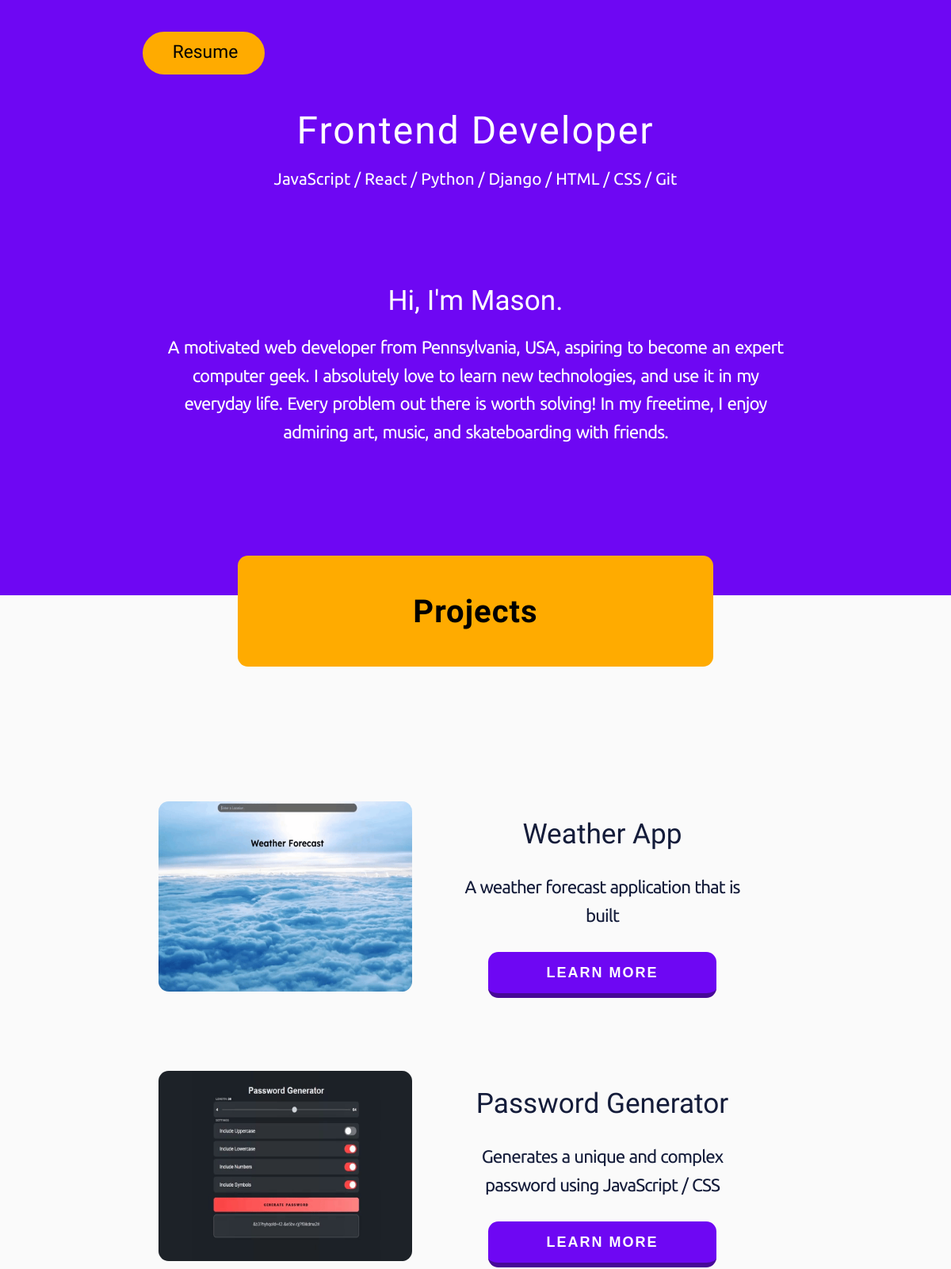
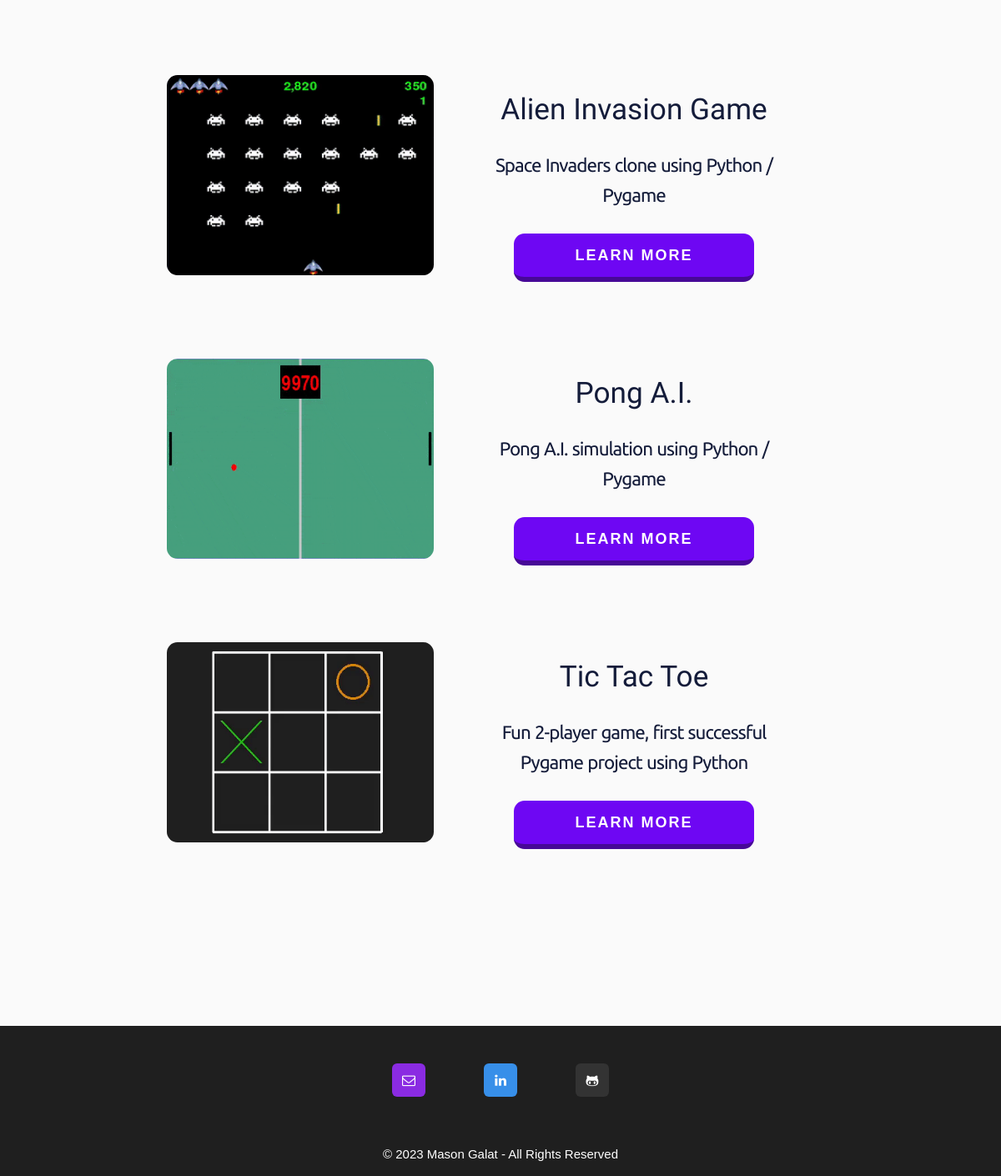
The page / on the database its author committed (2 pictures, top to bottom).
### projects/models.py (models this page shows)
class Project(models.Model):
    title = models.CharField(max_length = 100)
    description = models.TextField()
    technology = models.CharField(max_length = 20)
    image = models.FilePathField(path = "/img")
    url = models.URLField(max_length = 200)

### projects/views.py (the view)
# urls.py: path('', views.index, name='index'),
def index(request, *args, **kwargs):
    projects = Project.objects.all()
    context = {
        'projects': projects
    }
    return render(request, 'index.html', context)

### templates/index.html (shortened to what this page needs)
{% load static %}
<!DOCTYPE html>
<html>
<head>
	<link rel="stylesheet" href="{% static 'css/homepage.css'%}">
</head>
<body class="homebody">
	<div class="nav-list">
		<div class="nav-item">
			<a class="nav-link" href="{% static 'img/Mason_Galat_Resume.pdf'%}" target="_blank">
				<p class="nav-links-title">Resume</p>
			</a>
		</div>
	</div>
	<div class="home-description-div">
		<p class="home-title">Frontend Developer</p>
		<p class="home-skills">JavaScript / React / Python / Django / HTML / CSS / Git</p>
		<p class="home-name">Hi, I'm Mason.</p>
		<p class="home-description">
			A motivated web developer from Pennsylvania, USA,
			aspiring to become an expert computer geek.
			I absolutely love to learn new technologies, and use it in my everyday life.
			Every problem out there is worth solving!
			In my freetime, I enjoy admiring art, music, and skateboarding with friends.
		</p>
	</div>
	<div class="middle-title-div">
		<h2 class="middle-title">Projects</h2>
	</div>
	<div class="project-section">
	{% for project in projects %}
		<div class="project">
			<img class="project-img" src="{% static project.image %}">
			<div class="project-details">
				<p class="project-title">{{ project.title }}</p>
				<p class="project-description">{{ project.description }}</p>
				<a href="{{ project.url }}" target="_blank">
					<button class="project-button">Learn More</button>
				</a>
			</div>
		</div>
	{% endfor %}
	</div>
	<footer class="home-footer">
		<div class="social-div">
			<a class="social-link email" href="mailto:mason4work@outlook.com?subject=Portfolio" target="_blank"><span>Email</span></a>
			<a class="social-link linkedin" href="https://www.linkedin.com/in/mason-galat/" target="_blank"><span>LinkedIn</span></a>
			<a class="social-link github" href="https://github.com/spacewizard66" target="_blank"><span>Github</span></a>
		</div>
		<div class="copyright-div">
			<p class="copyright">© 2023 Mason Galat - All Rights Reserved</p>
		</div>
	</footer>
</body>
</html>

### rows shown on the page
Project: image (picture), title "Weather App", description "A weather forecast application that is built"
Project: image (picture), title "Password Generator", description "Generates a unique and complex password using JavaScript / CSS"
Project: image (picture), title "Alien Invasion Game", description "Space Invaders clone using Python / Pygame"
Project: image (picture), title "Pong A.I.", description "Pong A.I. simulation using Python / Pygame"
Project: image (picture), title "Tic Tac Toe", description "Fun 2-player game, first successful Pygame project using Python"
